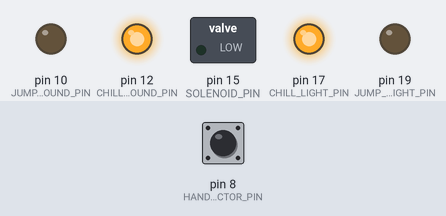
The sketch below on a simulated Arduino Nano, built with avr-gcc and run on an emulated ATmega328P. Shown: switched loads named in the sketch (green lamp = pin HIGH), output pins drawn as LEDs (lit = HIGH). The inputs (shaded band) are chosen by the test bench; at power-on: pin 8 (HAND_DETECTOR_PIN) HIGH.

Above: at 1.2 s.
1.3 s: pin 8 (HAND_DETECTOR_PIN) pulled LOW for 0.15 s
At 2.9 s:
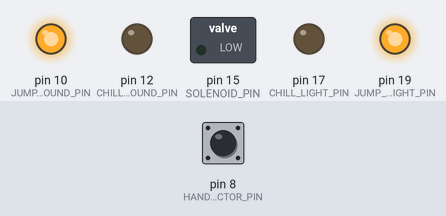
4.4 s: pin 8 (HAND_DETECTOR_PIN) pulled LOW for 1 s
At 5.0 s:
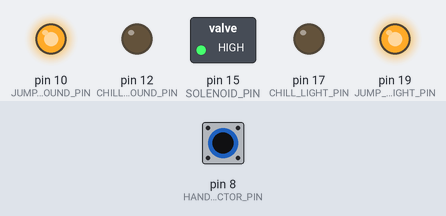
8.1 s: pin 8 (HAND_DETECTOR_PIN) pulled LOW for 3.2 s
At 11.0 s:
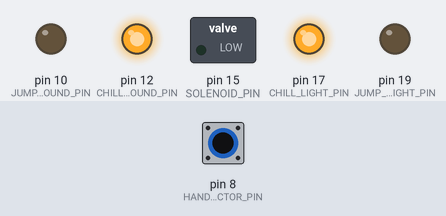
Timing chart, 0 to 12.5 s (numbered marks = the images above; inputs shaded):
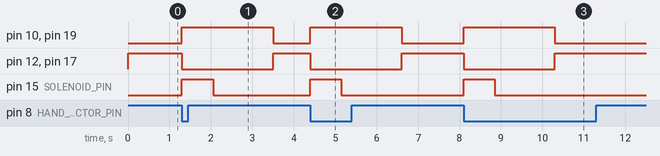

Measured:
- after the input at 1.3 s, pin 10 (JUMP_SCARE_SOUND_PIN), pin 19 (JUMP_SCARE_LIGHT_PIN): LOW → HIGH at once, → LOW 2.2 s later; pin 12 (CHILL_SOUND_PIN), pin 17 (CHILL_LIGHT_PIN): HIGH → LOW at once, → HIGH 2.2 s later; pin 15 (SOLENOID_PIN): LOW → HIGH at once, → LOW 0.75 s later
- after the input at 4.4 s, pin 10 (JUMP_SCARE_SOUND_PIN), pin 19 (JUMP_SCARE_LIGHT_PIN): LOW → HIGH at once, → LOW 2.2 s later; pin 12 (CHILL_SOUND_PIN), pin 17 (CHILL_LIGHT_PIN): HIGH → LOW at once, → HIGH 2.2 s later; pin 15 (SOLENOID_PIN): LOW → HIGH at once, → LOW 0.75 s later
- after the input at 8.1 s, pin 10 (JUMP_SCARE_SOUND_PIN), pin 19 (JUMP_SCARE_LIGHT_PIN): LOW → HIGH at once, → LOW 2.2 s later; pin 12 (CHILL_SOUND_PIN), pin 17 (CHILL_LIGHT_PIN): HIGH → LOW at once, → HIGH 2.2 s later; pin 15 (SOLENOID_PIN): LOW → HIGH at once, → LOW 0.75 s later

The sketch:

SnakeNest.ino
```cpp
// Snake Nest is built for an Arduino Nano
// Monitor hand detector pin and turn on solenoid-relay, light-relay, and sound-relay for a duration
// Then turn off solenoid, lights, and sound
// #define DEBUG

#include <Bounce2.h>

// Pin Definitions
const int HAND_DETECTOR_PIN = 8;           // Hand detection sensor
const int SOLENOID_PIN = 15;                // Relay controlling solenoid
const int JUMP_SCARE_LIGHT_PIN = 19;        // Relay controlling jump scare lights
const int CHILL_LIGHT_PIN = 17;             // Relay controlling ambient lights
const int JUMP_SCARE_SOUND_PIN = 10;        // Relay controlling jump scare sound
const int CHILL_SOUND_PIN = 12;             // Relay controlling ambient sound

// Create button instance for hand detector
Bounce2::Button handDetector = Bounce2::Button();

// Timing constants (in milliseconds)
const unsigned long SNAKE_ACTIVATION_DURATION = 750;  // How long to keep everything activated in ms

const unsigned long ACTIVATION_DURATION = 2200;  // How long to keep everything activated in ms
const unsigned long DEBOUNCE_INTERVAL = 2;       // Debounce interval in ms

void log(const char* message) {
  #ifdef DEBUG
    Serial.println(message);
  #endif
}

void activateSequence() {
  log("Activating nest");

  // Turn on jump scare relays, turn off chill relays
  digitalWrite(SOLENOID_PIN, HIGH);
  digitalWrite(JUMP_SCARE_LIGHT_PIN, HIGH);
  digitalWrite(JUMP_SCARE_SOUND_PIN, HIGH);
  digitalWrite(CHILL_LIGHT_PIN, LOW);
  digitalWrite(CHILL_SOUND_PIN, LOW);

  // Wait for duration
  delay(SNAKE_ACTIVATION_DURATION);
  digitalWrite(SOLENOID_PIN, LOW);

  delay(ACTIVATION_DURATION - SNAKE_ACTIVATION_DURATION);

  // Turn off jump scare relays, turn on chill relays
  digitalWrite(JUMP_SCARE_LIGHT_PIN, LOW);
  digitalWrite(JUMP_SCARE_SOUND_PIN, LOW);
  digitalWrite(CHILL_LIGHT_PIN, HIGH);
  digitalWrite(CHILL_SOUND_PIN, HIGH);

  log("Nest deactivated");
}


void debug_pins() {
  // Go through each interesting pin and toggle it on and off while announting on the serial monitor

  // SOLENOID_PIN
  digitalWrite(SOLENOID_PIN, HIGH);
  log("SOLENOID_PIN HIGH");
  delay(1000);
  digitalWrite(SOLENOID_PIN, LOW);
  log("SOLENOID_PIN LOW");
  delay(1000);

  // JUMP_SCARE_LIGHT_PIN
  digitalWrite(JUMP_SCARE_LIGHT_PIN, HIGH);
  log("JUMP_SCARE_LIGHT_PIN HIGH");
  delay(2000);
  digitalWrite(JUMP_SCARE_LIGHT_PIN, LOW);
  log("JUMP_SCARE_LIGHT_PIN LOW");
  delay(2000);


  // CHILL_LIGHT_PIN
  digitalWrite(CHILL_LIGHT_PIN, HIGH);
  log("CHILL_LIGHT_PIN HIGH");
  delay(2000);
  digitalWrite(CHILL_LIGHT_PIN, LOW);
  log("CHILL_LIGHT_PIN LOW");
  delay(2000);

  // JUMP_SCARE_SOUND_PIN
  digitalWrite(JUMP_SCARE_SOUND_PIN, HIGH);
  log("JUMP_SCARE_SOUND_PIN HIGH");
  delay(2000);
  digitalWrite(JUMP_SCARE_SOUND_PIN, LOW);
  log("JUMP_SCARE_SOUND_PIN LOW");
  delay(2000);

  // CHILL_SOUND_PIN
  digitalWrite(CHILL_SOUND_PIN, HIGH);
  log("CHILL_SOUND_PIN HIGH");
  delay(2000);
  digitalWrite(CHILL_SOUND_PIN, LOW);
  log("CHILL_SOUND_PIN LOW");
  delay(2000);
}

void setup() {
  #ifdef DEBUG
    Serial.begin(9600);
  #endif
  log("Snake Nest Initializing...");

  // Configure input pin with debouncing
  handDetector.attach(HAND_DETECTOR_PIN, INPUT_PULLUP);
  handDetector.interval(DEBOUNCE_INTERVAL);
  handDetector.setPressedState(LOW);  // Sensor triggers LOW

  // Configure output pins
  pinMode(SOLENOID_PIN, OUTPUT);
  pinMode(JUMP_SCARE_LIGHT_PIN, OUTPUT);
  pinMode(JUMP_SCARE_SOUND_PIN, OUTPUT);
  pinMode(CHILL_LIGHT_PIN, OUTPUT);
  pinMode(CHILL_SOUND_PIN, OUTPUT);

  #ifdef DEBUG
    debug_pins();
  #endif

  // Ensure everything starts in chill mode
  digitalWrite(SOLENOID_PIN, LOW);
  digitalWrite(JUMP_SCARE_LIGHT_PIN, LOW);
  digitalWrite(JUMP_SCARE_SOUND_PIN, LOW);
  digitalWrite(CHILL_LIGHT_PIN, HIGH);
  digitalWrite(CHILL_SOUND_PIN, HIGH);

  // Initial button state
  handDetector.update();
}

void loop() {
  // Update hand detector state
  handDetector.update();

  // Check for hand detection
  if (handDetector.pressed()) {
    log("Hand detected, starting sequence...");
    activateSequence();
    log("Sequence complete");
  }
}
```
